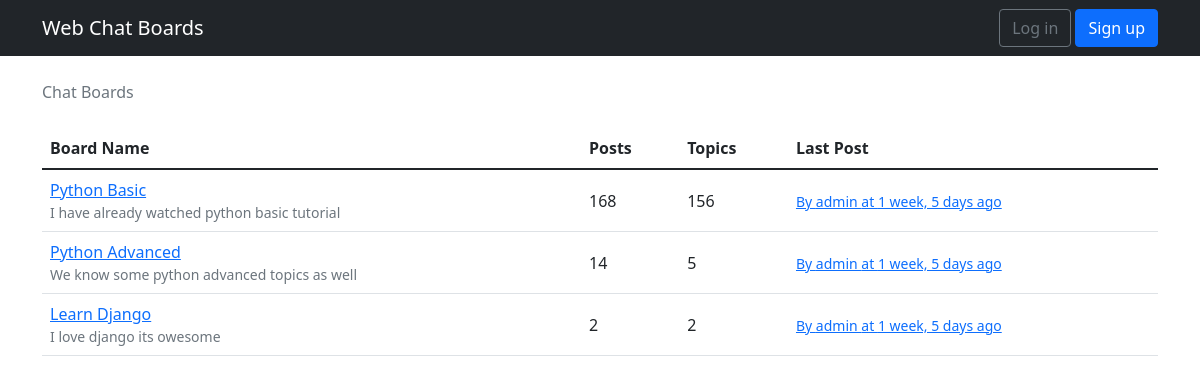
The page / on the database its author committed.
### webchat/models.py (models this page shows, shortened)
class ChatBoard(models.Model):
    name = models.CharField(max_length = 35, unique = True)
    details = models.CharField(max_length = 150)
    def get_posts_count(self):
        return Post.objects.filter(topic__boardName=self).count()
    def get_last_post(self):
        return Post.objects.filter(topic__boardName=self).order_by('createdBy').first()

class Post(models.Model):
    message = models.TextField(max_length = 5000)
    topic = models.ForeignKey(ChatTopic, related_name = 'posts',on_delete=models.CASCADE)
    createdAt = models.DateTimeField(auto_now_add = True)
    updatedAt = models.DateTimeField(null = True)
    createdBy = models.ForeignKey(User, related_name = 'posts',on_delete=models.CASCADE)
    updatedBy = models.ForeignKey(User, null = True, related_name = '+',on_delete=models.CASCADE)

### webchat/views.py (the view)
# urls.py: 2. Add a URL to urlpatterns:  path('', views.home, name='home')
def home(request):
    chatBoard = ChatBoard.objects.all()
    return render(request, 'home.html',{'chatBoard':chatBoard})

### templates/home.html
{% extends 'base.html' %}
{% load humanize %}
{% block breadcrumb %}
  <li class="breadcrumb-item active">Chat Boards</li>
{% endblock %}
{% block content %}
      <table class="table">
        <thead class="thead-inverse">
          <tr>
            <th>Board Name</th>
            <th>Posts</th>
            <th>Topics</th>
            <th>Last Post</th>
          </tr>
        </thead>
        <tbody>
            {% for board in chatBoard %}
            <tr>
                <td>
                  <a href="{% url 'board_topic' board.pk %}">{{ board.name }}</a>
                  <small class="text-muted d-block">{{ board.details }}</small>
                </td>
                <td class="align-middle">
                    {{ board.get_posts_count }}
                </td>
                <td class="align-middle">
                    {{ board.topics.count }}
                </td>
                <td class="align-middle">
                    {% with post=board.get_last_post %}
                        {% if post %}
                            <small>
                                <a href="{% url 'topic_posts' board.pk post.topic.pk %}">
                                By {{ post.createdBy.username }} at {{ post.createdAt|naturaltime }}
                                </a>
                            </small>
                        {% else %}
                            <small class="text-muted">
                                <em>No posts yet here.</em>
                            </small>
                        {% endif %}
                    {% endwith %}
                </td>
            </tr>
          {% endfor %}
          </tbody>
      </table>
{% endblock %}

### rows shown on the page
ChatBoard: name "Python Basic", details "I have already watched python basic tutorial", get_posts_count "168", topics.count "156", get_last_post.createdBy.username "admin", get_last_post.createdAt "1 week, 5 days ago"
ChatBoard: name "Python Advanced", details "We know some python advanced topics as well", get_posts_count "14", topics.count "5", get_last_post.createdBy.username "admin", get_last_post.createdAt "1 week, 5 days ago"
ChatBoard: name "Learn Django", details "I love django its owesome", get_posts_count "2", topics.count "2", get_last_post.createdBy.username "admin", get_last_post.createdAt "1 week, 5 days ago"
